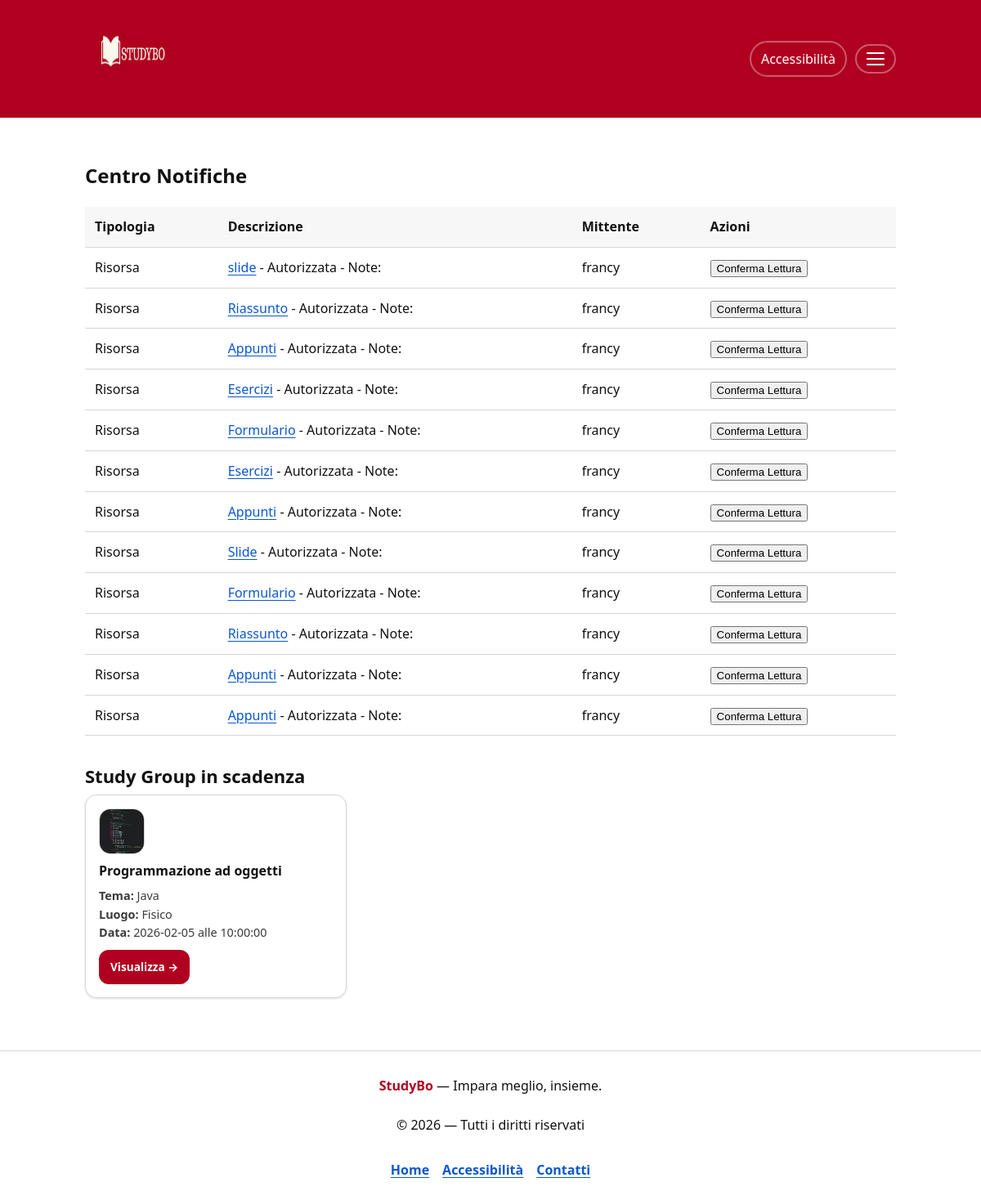
The page /notifica.php (signed in) on the database its author committed.
### tables this page shows
CREATE TABLE `destnotificarisorsa` (
  `idcdl` int(2) NOT NULL,
  `idesame` int(3) NOT NULL,
  `idstudygroup` int(3) NOT NULL,
  `idrisorsa` int(3) NOT NULL,
  `idnotifica` int(3) NOT NULL,
  `username` char(30) NOT NULL,
  `letta` tinyint(1) NOT NULL,
  `commento` char(255) NOT NULL
);

CREATE TABLE `risorsa` (
  `idcdl` int(2) NOT NULL,
  `idesame` int(3) NOT NULL,
  `idstudygroup` int(3) NOT NULL,
  `nomeris` char(30) NOT NULL,
  `private` tinyint(1) NOT NULL,
  `username` char(30) NOT NULL,
  `filerisorsa` char(50) NOT NULL,
  `idrisorsa` int(3) NOT NULL,
  `notifica` tinyint(1) NOT NULL
);

CREATE TABLE `studygroup` (
  `idcdl` int(11) NOT NULL,
  `idesame` int(11) NOT NULL,
  `idstudygroup` int(11) NOT NULL,
  `idlingua` char(5) NOT NULL,
  `tema` char(30) NOT NULL,
  `luogo` char(20) NOT NULL,
  `dettaglioluogo` text NOT NULL,
  `data` date NOT NULL,
  `ora` time NOT NULL,
  `amministratoresg` char(100) NOT NULL
);

CREATE TABLE `esame` (
  `idcdl` int(11) NOT NULL,
  `idesame` int(11) NOT NULL,
  `nomeesame` char(100) NOT NULL,
  `annoesame` int(11) NOT NULL,
  `imgesame` char(100) NOT NULL,
  `principale` tinyint(1) NOT NULL
);

### notifica.php (called while the page is built, shortened)
<?php
require_once 'bootstrap.php';
if(isset($_SESSION["username"])){
    $templateParams["amministratore"] = $dbh->isAdmin($_SESSION["username"])[0]["amministratore"];
    $templateParams["nomeutente"] = $dbh->getNameUser($_SESSION["username"])[0]["nome"];
    $templateParams["notificaris"] = $dbh->getNotificaRisToUser($_SESSION["username"], (int)!$templateParams["amministratore"], (int)!$templateParams["amministratore"]);
    $templateParams["titolo"] = "StudyBo - Notifiche";
    $templateParams["nome"] = "form-notifica.php";
    $templateParams["notificavarsg"] = $dbh->getNotificaVarSgToUser($_SESSION["username"]);
    $templateParams["notificapreferenza"] = $dbh->getNotificaPrefToUser($_SESSION["username"]);
} else {
    $templateParams["amministratore"] = 9;
    $templateParams["nomeutente"] = "";
    $templateParams["titolo"] = "StudyBo - Accesso negato";
    $templateParams["nome"] = "accesso-negato.php";
}
$templateParams["studygroupscadenza"] = $dbh->getStGrScad();
require 'template/base.php';
?>

### db/DatabaseHelper.php (called while the page is built, shortened)
<?php
class DatabaseHelper {
    private $db;
    public function __construct($servername, $username, $password, $dbname, $port){
        $this->db = new mysqli($servername, $username, $password, $dbname, $port);
    }
    public function isAdmin($u){
        $stmt = $this->db->prepare("SELECT amministratore FROM user WHERE username = ?");
        $stmt->bind_param('s', $u);
        $stmt->execute();
        return $stmt->get_result()->fetch_all(MYSQLI_ASSOC);
    }
    public function getUser($u){
        $stmt = $this->db->prepare("SELECT * FROM user WHERE username = ?");
        $stmt->bind_param('s', $u);
        $stmt->execute();
        return $stmt->get_result()->fetch_all(MYSQLI_ASSOC);
    }
    public function getNameUser($u){ return $this->getUser($u); }
    public function getNotificaRisToUser($user, $lavorata, $risposta){
        $query = "SELECT D.*, N.autorizzata, N.lavorata, N.commento, R.filerisorsa, R.nomeris, R.username mittente FROM destnotificarisorsa D, notificarisorsa N, risorsa R WHERE D.idcdl = N.idcdl AND D.idesame = N.idesame AND D.idstudygroup = N.idstudygroup AND D.idrisorsa = N.idrisorsa AND D.idnotifica = N.idnotrisorsa AND D.idcdl = R.idcdl AND D.idesame = R.idesame AND D.idstudygroup = R.idstudygroup AND D.idrisorsa = R.idrisorsa AND D.username = ? AND N.lavorata = ? AND N.risposta = ? AND D.letta = 0";
        $stmt = $this->db->prepare($query);
        $stmt->bind_param('sii', $user, $lavorata, $risposta);
        $stmt->execute();
        $result = $stmt->get_result();
        return $result->fetch_all(MYSQLI_ASSOC);
    }
    public function getNotificaPrefToUser($user){
        $query = "SELECT D.*, N.username mittente, S.idlingua, S.tema, S.luogo, S.dettaglioluogo, S.data, S.ora, E.nomeesame, C.nomecdl FROM destnotificapreferenza D, notificapreferenza N, studygroup S, esame E, cdl C WHERE D.idcdl = N.idcdl AND D.idesame = N.idesame AND D.idstudygroup = N.idstudygroup AND D.idnotifica = N.idnotifica AND D.idcdl = S.idcdl AND D.idesame = S.idesame AND D.idstudygroup = S.idstudygroup AND D.idcdl = E.idcdl AND D.idesame = E.idesame AND D.idcdl = C.idcdl AND D.username = ? AND D.letta = 0";
        $stmt = $this->db->prepare($query);
        $stmt->bind_param('s', $user);
        $stmt->execute();
        $result = $stmt->get_result();
        return $result->fetch_all(MYSQLI_ASSOC);
    }
    public function getStGrScad(){
        return $this->db->query("SELECT S.*, E.nomeesame, E.imgesame FROM studygroup S JOIN esame E ON S.idesame = E.idesame WHERE S.data = CURRENT_DATE ORDER BY S.ora")->fetch_all(MYSQLI_ASSOC);
    }
    public function getNotificaVarSgToUser($user){
        $query = "SELECT D.*, N.username AS mittente, S.idlingua, S.tema, S.luogo, S.dettaglioluogo, S.data, S.ora,
                        C.nomecdl, E.nomeesame
                FROM destnotificavarsg D
                JOIN notificavarsg N
                    ON D.idcdl = N.idcdl AND D.idesame = N.idesame AND D.idstudygroup = N.idstudygroup AND D.idnotifica = N.idnotifica
                JOIN studygroup S
                    ON D.idcdl = S.idcdl AND D.idesame = S.idesame AND D.idstudygroup = S.idstudygroup
                JOIN cdl C
                    ON D.idcdl = C.idcdl
                JOIN esame E
                    ON D.idcdl = E.idcdl AND D.idesame = E.idesame
                WHERE D.username = ? AND D.letta = 0";
        $stmt = $this->db->prepare($query);
        $stmt->bind_param('s', $user);
        $stmt->execute();
        return $stmt->get_result()->fetch_all(MYSQLI_ASSOC);
    }
}
?>

### bootstrap.php (called while the page is built, shortened)
<?php
require_once 'db/DatabaseHelper.php';
require_once("utils/functions.php");
$dbh = new DatabaseHelper(DB_HOST, DB_USER, DB_PASS, DB_NAME, DB_PORT);
?>

### utils/functions.php (called while the page is built, shortened)
<?php
function e($string) {
    return htmlspecialchars((string)$string, ENT_QUOTES, 'UTF-8');
}
?>

### template/form-notifica.php (the view, shortened to what this page needs)
<section class="notifica">
    <h2>Centro Notifiche</h2>
    <div class="tab-notifica">
        <table class="ris-table"> <thead>
                <tr>
                    <th scope="col" id="tipo">Tipologia</th>
                    <th scope="col" id="descrizione">Descrizione</th>
                    <th scope="col" id="mittente">Mittente</th>
                    <th scope="col" id="azioni">Azioni</th>
                </tr>
            </thead>
            <tbody>
                <?php foreach($templateParams["notificaris"] as $notificaris): ?>
                    <tr>
                        <td headers="tipo">Risorsa</td>
                        <td headers="descrizione">
                            <a href="<?php echo UPLOAD_DIR . $notificaris["filerisorsa"]; ?>" target="_blank"><?php echo $notificaris["nomeris"]; ?></a>
                            <?php if($templateParams["amministratore"] == 0 && $notificaris["autorizzata"] == 1): ?>
                                - Autorizzata - Note: <?php echo $notificaris["commento"]; ?>
                            <?php elseif($templateParams["amministratore"] == 0 && $notificaris["autorizzata"] == 0): ?>
                                - Non autorizzata - Note: <?php echo $notificaris["commento"]; ?>
                            <?php endif; ?>
                        </td>
                        <td headers="mittente"><?php echo $notificaris["mittente"]; ?></td>
                        <td headers="azioni">
                            <form action="notifica.php" method="POST">
                                <?php if($templateParams["amministratore"] == 1): ?>
                                    <label for="autorizza<?php echo $notificaris["idcdl"] . $notificaris["idesame"] . $notificaris["idstudygroup"] . $notificaris["idrisorsa"] . $notificaris["idnotifica"]; ?>">Autorizza</label>
                                    <select name="autorizza" id="autorizza<?php echo $notificaris["idcdl"] . $notificaris["idesame"] . $notificaris["idstudygroup"] . $notificaris["idrisorsa"] . $notificaris["idnotifica"]; ?>">
                                        <option value="1">SI</option>
                                        <option value="0">NO</option>
                                    </select>
                                    <label for="note<?php echo $notificaris["idcdl"] . $notificaris["idesame"] . $notificaris["idstudygroup"] . $notificaris["idrisorsa"] . $notificaris["idnotifica"]; ?>">Note: </label>
                                    <textarea cols="40" rows="2" name="note" id="note<?php echo $notificaris["idcdl"] . $notificaris["idesame"] . $notificaris["idstudygroup"] . $notificaris["idrisorsa"] . $notificaris["idnotifica"]; ?>"></textarea>
                                    <input type="submit" name="submitris" value="Invia"/>
                                <?php else: ?>
                                    <input type="submit" name="submitris" value="Conferma Lettura"/>
                                <?php endif; ?>
                            </form>
                        </td>
                    </tr>
                <?php endforeach; ?>
            </tbody>
        </table>
    </div>
</section>

### template/base.php (shortened to what this page needs)
<!DOCTYPE html>
<html lang="it">
<head>
    <link rel="stylesheet" href="style.css?v=1.1"/>
    </head>
<body onload="typeof checkNotifica === 'function' && checkNotifica()">
    <?php include __DIR__ . '/../header.php'; ?>
    <main class="pagina" id="contenuto">
        <?php
        if (isset($templateParams["nome"])) {
            $view = __DIR__ . '/' . ltrim($templateParams["nome"], '/\\');
            require $view;
        }
        ?>
        <?php if(isset($templateParams["studygroupscadenza"]) && !empty($templateParams["studygroupscadenza"])): ?>
        <section class="sezione" aria-labelledby="scadenze-sidebar-title">
            <div class="section-head">
                <h2 id="scadenze-sidebar-title">Study Group in scadenza</h2>
            </div>
            <div class="griglia-corsi">
                <?php foreach($templateParams["studygroupscadenza"] as $cardstudygr): ?>
                    <article class="card-corso">
                        <div class="card-icon">
                            <img src="img/esami/<?php echo $cardstudygr["imgesame"]; ?>" alt="">
                        </div>
                        <h3 class="card-title"><?php echo e($cardstudygr["nomeesame"]); ?></h3>
                        <ul class="card-meta">
                            <li><strong>Tema:</strong> <?php echo e($cardstudygr["tema"]); ?></li>
                            <li><strong>Luogo:</strong> <?php echo e($cardstudygr["luogo"]); ?></li>
                            <li><strong>Data:</strong> <?php echo e($cardstudygr["data"]); ?> alle <?php echo e($cardstudygr["ora"]); ?></li>
                        </ul>
                        <a class="btn-primary btn-small" href="studygroup.php?idcdl=<?php echo $cardstudygr["idcdl"]; ?>&idesame=<?php echo $cardstudygr["idesame"]; ?>&idstudygroup=<?php echo $cardstudygr["idstudygroup"]; ?>">Visualizza →</a>
                    </article>
                <?php endforeach; ?>
            </div>
        </section>
        <?php endif; ?>
    </main>
    <?php include __DIR__ . '/../footer.php'; ?>
</body>
</html>

### style.css (style rules this page uses)
:root { --bg: #ffffff; --text: #111111; --muted: #3b3b3b; --border: #d6d6d6; --surface: #ffffff; --surface-2: #fafafa; --light-gray: #f7f7f7; --brand-dark: #8b0018; --text-main: var(--text); --text-muted: var(--muted); --bg-white: var(--bg); --footer-bg: var(--bg); --brand: #B00020; --brand-contrast: #ffffff; --link: #0b57d0; --radius: 14px; --shadow: 0 1px 3px rgba(0,0,0,.12); --maxw: 1040px; --font: system-ui, -apple-system, Segoe UI, Roboto, Arial, sans-serif; --font-scale: 1; --space-1: 8px; --space-2: 12px; --space-3: 16px; --space-4: 24px; --space-5: 32px; }
* { box-sizing: border-box; }
html { font-size: calc(16px * var(--font-scale)); font-family: var(--font); color: var(--text); background: var(--bg); }
body { margin: 0; line-height: 1.55; }
img { max-width: 100%; height: auto; display: block; }
a { color: var(--link); text-underline-offset: 3px; }
.pagina { max-width: var(--maxw); margin: 0 auto; padding: var(--space-5) var(--space-4); }
.btn-primary { background: var(--brand); color: var(--brand-contrast); border: 2px solid transparent; border-radius: 12px; padding: 12px 14px; cursor: pointer; font-weight: 700; text-decoration: none; display: inline-block; }
.btn-small { display: inline-block; padding: 10px 12px; text-decoration: none; }
.sezione { margin-top: var(--space-5); }
.section-head h2 { margin: 0 0 6px 0; font-size: 22px; }
.griglia-corsi { display: grid; grid-template-columns: repeat(3, minmax(0, 1fr)); gap: var(--space-3); }
.card-corso, .card-scadenza { border: 1px solid var(--border); border-radius: var(--radius); box-shadow: var(--shadow); background: #fff; padding: var(--space-3); overflow: hidden; }
.card-icon { width: 56px; height: 56px; border-radius: 14px; border: 1px solid var(--border); overflow: hidden; margin-bottom: 10px; }
.card-icon img { width: 100%; height: 100%; object-fit: cover; }
.card-title { margin: 0 0 6px 0; font-size: 16px; line-height: 1.25; }
.card-meta { margin: 0 0 4px 0; color: var(--muted); }
.card-meta { margin: 10px 0; font-size: 0.9rem; color: var(--muted); }
ul.card-meta, ol.card-meta { list-style: none; padding: 0; }
.btn-small { padding: 8px 12px; font-size: 0.85rem; }
.ris-table { width: 100%; border-collapse: collapse; margin-top: var(--space-3); }
.ris-table th, .ris-table td { padding: 12px; border-bottom: 1px solid var(--border); text-align: left; }
.ris-table th { background: #f7f7f7; }

### rows shown on the page
destnotificarisorsa: risorsa.nomeris "slide", risorsa.username "francy"
destnotificarisorsa: risorsa.nomeris "Riassunto", risorsa.username "francy"
destnotificarisorsa: risorsa.nomeris "Appunti", risorsa.username "francy"
destnotificarisorsa: risorsa.nomeris "Esercizi", risorsa.username "francy"
destnotificarisorsa: risorsa.nomeris "Formulario", risorsa.username "francy"
destnotificarisorsa: risorsa.nomeris "Esercizi", risorsa.username "francy"
destnotificarisorsa: risorsa.nomeris "Appunti", risorsa.username "francy"
destnotificarisorsa: risorsa.nomeris "Slide", risorsa.username "francy"
destnotificarisorsa: risorsa.nomeris "Formulario", risorsa.username "francy"
destnotificarisorsa: risorsa.nomeris "Riassunto", risorsa.username "francy"
destnotificarisorsa: risorsa.nomeris "Appunti", risorsa.username "francy"
destnotificarisorsa: risorsa.nomeris "Appunti", risorsa.username "francy"
studygroup: esame.imgesame (picture), esame.nomeesame "Programmazione ad oggetti", tema "Java", luogo "Fisico", data "2026-02-05", ora "10:00:00"
